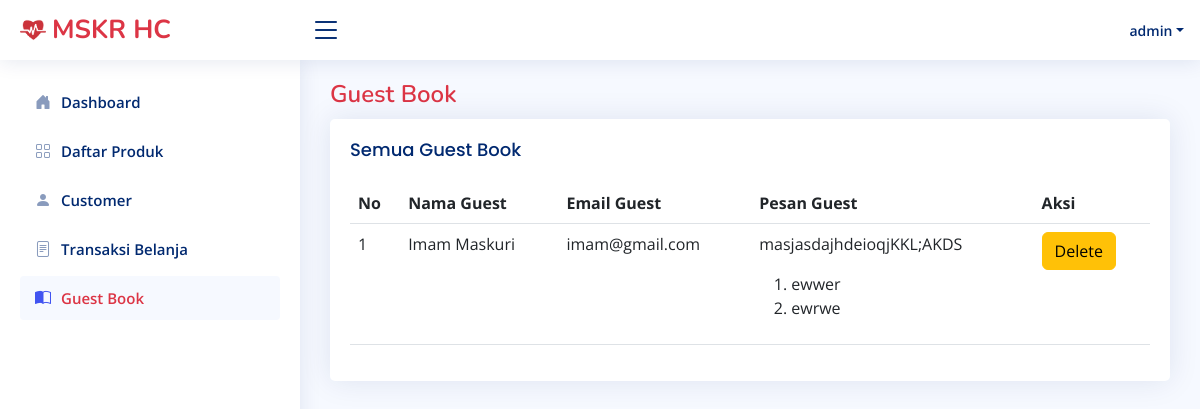
Screenshot of /Admin/viewGuestBook.php (signed in) with the database file from the repository.
### tables this page shows
CREATE TABLE `guestbook` (
  `idGuest` varchar(255) NOT NULL,
  `namaGuest` varchar(255) NOT NULL,
  `emailGuest` varchar(255) NOT NULL,
  `pesanGuest` longtext NOT NULL
);

### connect.php (called while the page is built, shortened)
<?php
$connect = mysqli_connect("localhost", "root", "", "onlineshop");
function query($query){
    global $connect;
    $result = mysqli_query($connect, $query);
    $rows = [];
    while ($row = mysqli_fetch_assoc($result)){
        $rows[] = $row;
    }
    return $rows;
}
?>

### Admin/viewGuestBook.php (the view, shortened to what this page needs)
<?php
require 'template/headerAdmin.php';
require 'template/sidebarAdmin.php';
$allGuestBook = query("SELECT * FROM guestbook ORDER BY idGuest DESC");
?>
<main id="main" class="main">
    <div class="pagetitle ">
      <h1 class="text-danger">Guest Book</h1>
    </div>
    <section class="section">
      <div class="row">
        <div class="">
          <div class="card">
            <div class="card-body">
              <h5 class="card-title">Semua Guest Book</h5>
              <table class="table">
                <thead>
                  <tr>
                    <th scope="col">No</th>
                    <th scope="col">Nama Guest</th>
                    <th scope="col">Email Guest</th>
                    <th scope="col">Pesan Guest</th>
                    <th scope="col">Aksi</th>
                  </tr>
                </thead>
                <tbody>
                    <?php $i = 1; ?>
                    <?php foreach($allGuestBook as $guestBook) : ?>
                    <tr>
                        <td><?= $i; ?></td>
                        <td><?= $guestBook["namaGuest"]; ?></td>
                        <td><?= $guestBook["emailGuest"]; ?></td>
                        <td><?= $guestBook["pesanGuest"]; ?></td>
                        <td>
                            <a href="deleteGuestBook.php?idGuest=<?= $guestBook["idGuest"]; ?>" class="btn btn-warning" onclick="return confirm('Yakin ingin menghapus pesan dari <?= $guestBook["namaGuest"]; ?>?');">Delete</a>
                        </td>
                    </tr>
                    <?php $i++; ?>
                    <?php endforeach; ?>
                </tbody>
                </table>
            </div>
          </div>
        </div>
    </div>
    </section>
</main>

### assets/css/style.css (style rules this page uses)
:root { scroll-behavior: smooth; }
body { font-family: "Open Sans", sans-serif; background: #f6f9ff; color: #444444; }
a { color: #4154f1; text-decoration: none; }
h1, h2, h3, h4, h5, h6 { font-family: "Nunito", sans-serif; }
#main { margin-top: 60px; padding: 20px 30px; transition: all 0.3s; }
.pagetitle { margin-bottom: 10px; }
.pagetitle h1 { font-size: 24px; margin-bottom: 0; font-weight: 600; color: #012970; }
.card { margin-bottom: 30px; border: none; border-radius: 5px; box-shadow: 0px 0 30px rgba(1, 41, 112, 0.1); }
.card-title { padding: 20px 0 15px 0; font-size: 18px; font-weight: 500; color: #012970; font-family: "Poppins", sans-serif; }
.card-body { padding: 0 20px 20px 20px; }
@media (min-width: 1200px) { #main, #footer { margin-left: 300px; } }

### rows the page displays
guestbook: namaGuest "Imam Maskuri", emailGuest "imam@gmail.com", pesanGuest "masjasdajhdeioqjKKL;AKDS ewwer ewrwe"

### other values shown
$userLogin "admin"
